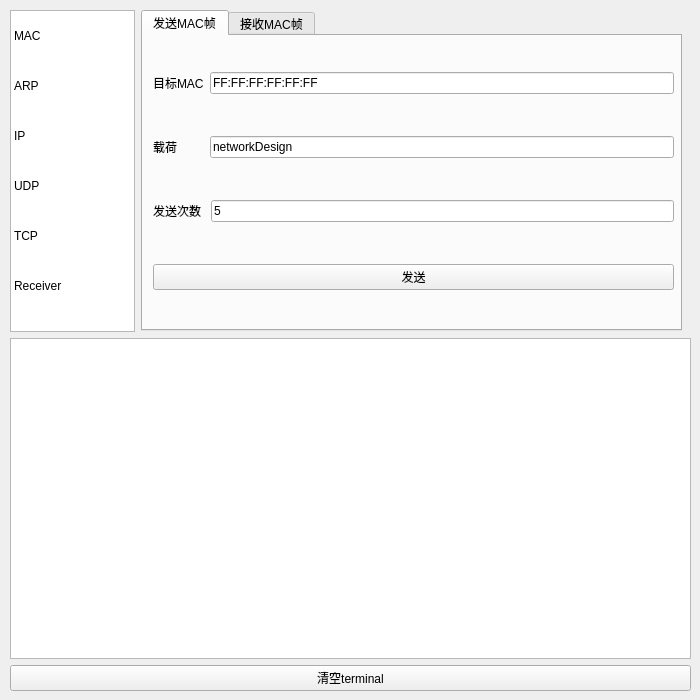
<?xml version="1.0" encoding="UTF-8"?>
<ui version="4.0">
 <class>Form</class>
 <widget class="QWidget" name="Form">
  <property name="geometry">
   <rect>
    <x>0</x>
    <y>0</y>
    <width>700</width>
    <height>700</height>
   </rect>
  </property>
  <property name="minimumSize">
   <size>
    <width>700</width>
    <height>700</height>
   </size>
  </property>
  <property name="maximumSize">
   <size>
    <width>700</width>
    <height>700</height>
   </size>
  </property>
  <property name="windowTitle">
   <string>Form</string>
  </property>
  <widget class="QWidget" name="verticalLayoutWidget">
   <property name="geometry">
    <rect>
     <x>10</x>
     <y>10</y>
     <width>681</width>
     <height>681</height>
    </rect>
   </property>
   <layout class="QVBoxLayout" name="verticalLayout">
    <item>
     <layout class="QHBoxLayout" name="horizontalLayout">
      <item>
       <widget class="QListWidget" name="panelList">
        <property name="layoutDirection">
         <enum>Qt::LeftToRight</enum>
        </property>
        <property name="styleSheet">
         <string notr="true">QListWidget::item
{
min-width: 106.75px;
min-height: 50px;
}</string>
        </property>
        <property name="lineWidth">
         <number>1</number>
        </property>
        <property name="autoScrollMargin">
         <number>16</number>
        </property>
        <item>
         <property name="text">
          <string>MAC</string>
         </property>
        </item>
        <item>
         <property name="text">
          <string>ARP</string>
         </property>
        </item>
        <item>
         <property name="text">
          <string>IP</string>
         </property>
        </item>
        <item>
         <property name="text">
          <string>UDP</string>
         </property>
        </item>
        <item>
         <property name="text">
          <string>TCP</string>
         </property>
        </item>
        <item>
         <property name="text">
          <string>Receiver</string>
         </property>
        </item>
       </widget>
      </item>
      <item>
       <widget class="QStackedWidget" name="stackedWidget">
        <property name="sizePolicy">
         <sizepolicy hsizetype="Fixed" vsizetype="Preferred">
          <horstretch>0</horstretch>
          <verstretch>0</verstretch>
         </sizepolicy>
        </property>
        <property name="minimumSize">
         <size>
          <width>550</width>
          <height>0</height>
         </size>
        </property>
        <property name="frameShape">
         <enum>QFrame::NoFrame</enum>
        </property>
        <property name="frameShadow">
         <enum>QFrame::Plain</enum>
        </property>
        <property name="currentIndex">
         <number>0</number>
        </property>
        <widget class="QWidget" name="MAC">
         <widget class="QTabWidget" name="tabWidget_2">
          <property name="geometry">
           <rect>
            <x>0</x>
            <y>0</y>
            <width>541</width>
            <height>321</height>
           </rect>
          </property>
          <property name="currentIndex">
           <number>0</number>
          </property>
          <widget class="QWidget" name="tab_3">
           <attribute name="title">
            <string>发送MAC帧</string>
           </attribute>
           <widget class="QWidget" name="verticalLayoutWidget_2">
            <property name="geometry">
             <rect>
              <x>10</x>
              <y>0</y>
              <width>521</width>
              <height>291</height>
             </rect>
            </property>
            <layout class="QVBoxLayout" name="verticalLayout_2">
             <item>
              <layout class="QHBoxLayout" name="horizontalLayout_2">
               <item>
                <widget class="QLabel" name="label">
                 <property name="text">
                  <string>目标MAC</string>
                 </property>
                </widget>
               </item>
               <item>
                <widget class="QLineEdit" name="targetMacLine">
                 <property name="text">
                  <string>FF:FF:FF:FF:FF:FF</string>
                 </property>
                </widget>
               </item>
              </layout>
             </item>
             <item>
              <layout class="QHBoxLayout" name="horizontalLayout_3">
               <item>
                <widget class="QLabel" name="label_2">
                 <property name="text">
                  <string>载荷        </string>
                 </property>
                </widget>
               </item>
               <item>
                <widget class="QLineEdit" name="payloadMacLine">
                 <property name="text">
                  <string>networkDesign</string>
                 </property>
                </widget>
               </item>
              </layout>
             </item>
             <item>
              <layout class="QHBoxLayout" name="horizontalLayout_4">
               <item>
                <widget class="QLabel" name="label_3">
                 <property name="text">
                  <string>发送次数 </string>
                 </property>
                </widget>
               </item>
               <item>
                <widget class="QLineEdit" name="timesMacLine">
                 <property name="text">
                  <string>5</string>
                 </property>
                </widget>
               </item>
              </layout>
             </item>
             <item>
              <layout class="QHBoxLayout" name="horizontalLayout_5">
               <item>
                <widget class="QPushButton" name="sendMacBtn">
                 <property name="text">
                  <string>发送</string>
                 </property>
                </widget>
               </item>
              </layout>
             </item>
            </layout>
           </widget>
          </widget>
          <widget class="QWidget" name="tab_4">
           <attribute name="title">
            <string>接收MAC帧</string>
           </attribute>
           <widget class="QWidget" name="verticalLayoutWidget_3">
            <property name="geometry">
             <rect>
              <x>10</x>
              <y>0</y>
              <width>521</width>
              <height>291</height>
             </rect>
            </property>
            <layout class="QVBoxLayout" name="verticalLayout_3">
             <item>
              <spacer name="verticalSpacer_4">
               <property name="orientation">
                <enum>Qt::Vertical</enum>
               </property>
               <property name="sizeHint" stdset="0">
                <size>
                 <width>20</width>
                 <height>40</height>
                </size>
               </property>
              </spacer>
             </item>
             <item>
              <layout class="QHBoxLayout" name="horizontalLayout_6">
               <item>
                <widget class="QLabel" name="label_4">
                 <property name="text">
                  <string>捕获次数</string>
                 </property>
                </widget>
               </item>
               <item>
                <widget class="QLineEdit" name="sniffTimesMacLine">
                 <property name="text">
                  <string>10</string>
                 </property>
                </widget>
               </item>
              </layout>
             </item>
             <item>
              <spacer name="verticalSpacer_3">
               <property name="orientation">
                <enum>Qt::Vertical</enum>
               </property>
               <property name="sizeType">
                <enum>QSizePolicy::Minimum</enum>
               </property>
               <property name="sizeHint" stdset="0">
                <size>
                 <width>20</width>
                 <height>20</height>
                </size>
               </property>
              </spacer>
             </item>
             <item>
              <widget class="QPushButton" name="sniffStartMacBtn">
               <property name="text">
                <string>开始</string>
               </property>
              </widget>
             </item>
             <item>
              <spacer name="verticalSpacer">
               <property name="orientation">
                <enum>Qt::Vertical</enum>
               </property>
               <property name="sizeType">
                <enum>QSizePolicy::Minimum</enum>
               </property>
               <property name="sizeHint" stdset="0">
                <size>
                 <width>20</width>
                 <height>20</height>
                </size>
               </property>
              </spacer>
             </item>
             <item>
              <widget class="QPushButton" name="sniffStopMacBtn">
               <property name="enabled">
                <bool>false</bool>
               </property>
               <property name="text">
                <string>停止</string>
               </property>
              </widget>
             </item>
             <item>
              <spacer name="verticalSpacer_2">
               <property name="orientation">
                <enum>Qt::Vertical</enum>
               </property>
               <property name="sizeHint" stdset="0">
                <size>
                 <width>20</width>
                 <height>40</height>
                </size>
               </property>
              </spacer>
             </item>
            </layout>
           </widget>
          </widget>
         </widget>
        </widget>
        <widget class="QWidget" name="ARP">
         <widget class="QTabWidget" name="tabWidget_3">
          <property name="geometry">
           <rect>
            <x>0</x>
            <y>0</y>
            <width>541</width>
            <height>321</height>
           </rect>
          </property>
          <property name="currentIndex">
           <number>0</number>
          </property>
          <widget class="QWidget" name="tab_9">
           <attribute name="title">
            <string>发送并接受ARP报文</string>
           </attribute>
           <widget class="QWidget" name="verticalLayoutWidget_8">
            <property name="geometry">
             <rect>
              <x>10</x>
              <y>0</y>
              <width>521</width>
              <height>291</height>
             </rect>
            </property>
            <layout class="QVBoxLayout" name="verticalLayout_8">
             <item>
              <layout class="QHBoxLayout" name="horizontalLayout_17">
               <item>
                <widget class="QLabel" name="label_17">
                 <property name="text">
                  <string>操作类型</string>
                 </property>
                </widget>
               </item>
               <item>
                <widget class="QComboBox" name="opArpCombo">
                 <item>
                  <property name="text">
                   <string>who-has</string>
                  </property>
                 </item>
                 <item>
                  <property name="text">
                   <string>is-at</string>
                  </property>
                 </item>
                </widget>
               </item>
              </layout>
             </item>
             <item>
              <layout class="QHBoxLayout" name="horizontalLayout_18">
               <item>
                <widget class="QLabel" name="label_18">
                 <property name="text">
                  <string>发送方MAC</string>
                 </property>
                </widget>
               </item>
               <item>
                <widget class="QLineEdit" name="hwSrcArpLine">
                 <property name="text">
                  <string/>
                 </property>
                 <property name="placeholderText">
                  <string>不填默认本机网卡</string>
                 </property>
                </widget>
               </item>
              </layout>
             </item>
             <item>
              <layout class="QHBoxLayout" name="horizontalLayout_22">
               <item>
                <widget class="QLabel" name="label_19">
                 <property name="text">
                  <string>发送方IP     </string>
                 </property>
                </widget>
               </item>
               <item>
                <widget class="QLineEdit" name="ipSrcArpLine">
                 <property name="text">
                  <string/>
                 </property>
                 <property name="placeholderText">
                  <string>不填默认本机网卡</string>
                 </property>
                </widget>
               </item>
              </layout>
             </item>
             <item>
              <layout class="QHBoxLayout" name="horizontalLayout_23">
               <item>
                <widget class="QLabel" name="label_20">
                 <property name="text">
                  <string>接收方MAC</string>
                 </property>
                </widget>
               </item>
               <item>
                <widget class="QLineEdit" name="hwDstArpLine">
                 <property name="text">
                  <string>ff:ff:ff:ff:ff:ff</string>
                 </property>
                </widget>
               </item>
              </layout>
             </item>
             <item>
              <layout class="QHBoxLayout" name="horizontalLayout_19">
               <item>
                <widget class="QLabel" name="label_15">
                 <property name="text">
                  <string>接收方IP     </string>
                 </property>
                </widget>
               </item>
               <item>
                <widget class="QLineEdit" name="ipDstArpLine">
                 <property name="text">
                  <string>10.5.133.242/21</string>
                 </property>
                </widget>
               </item>
              </layout>
             </item>
             <item>
              <layout class="QHBoxLayout" name="horizontalLayout_20">
               <item>
                <widget class="QPushButton" name="sendArpBtn">
                 <property name="text">
                  <string>发送</string>
                 </property>
                </widget>
               </item>
              </layout>
             </item>
            </layout>
           </widget>
          </widget>
         </widget>
        </widget>
        <widget class="QWidget" name="IP">
         <widget class="QTabWidget" name="tabWidget_4">
          <property name="geometry">
           <rect>
            <x>0</x>
            <y>0</y>
            <width>541</width>
            <height>321</height>
           </rect>
          </property>
          <property name="currentIndex">
           <number>0</number>
          </property>
          <widget class="QWidget" name="tab_11">
           <attribute name="title">
            <string>发送IP报</string>
           </attribute>
           <widget class="QWidget" name="verticalLayoutWidget_10">
            <property name="geometry">
             <rect>
              <x>10</x>
              <y>0</y>
              <width>521</width>
              <height>291</height>
             </rect>
            </property>
            <layout class="QVBoxLayout" name="verticalLayout_10">
             <item>
              <layout class="QHBoxLayout" name="horizontalLayout_25">
               <item>
                <widget class="QLabel" name="label_22">
                 <property name="text">
                  <string>发送方IP</string>
                 </property>
                </widget>
               </item>
               <item>
                <widget class="QLineEdit" name="ipSrcIpLine">
                 <property name="text">
                  <string/>
                 </property>
                 <property name="placeholderText">
                  <string>不填默认本机网卡</string>
                 </property>
                </widget>
               </item>
              </layout>
             </item>
             <item>
              <layout class="QHBoxLayout" name="horizontalLayout_26">
               <item>
                <widget class="QLabel" name="label_23">
                 <property name="text">
                  <string>接收方IP</string>
                 </property>
                </widget>
               </item>
               <item>
                <widget class="QLineEdit" name="ipDstIpLine">
                 <property name="text">
                  <string/>
                 </property>
                </widget>
               </item>
              </layout>
             </item>
             <item>
              <layout class="QHBoxLayout" name="horizontalLayout_27">
               <item>
                <widget class="QLabel" name="label_24">
                 <property name="text">
                  <string>载荷       </string>
                 </property>
                </widget>
               </item>
               <item>
                <widget class="QLineEdit" name="payloadIpLine">
                 <property name="text">
                  <string/>
                 </property>
                </widget>
               </item>
              </layout>
             </item>
             <item>
              <layout class="QHBoxLayout" name="horizontalLayout_29">
               <item>
                <widget class="QPushButton" name="sendIpBtn">
                 <property name="text">
                  <string>发送</string>
                 </property>
                </widget>
               </item>
              </layout>
             </item>
            </layout>
           </widget>
          </widget>
          <widget class="QWidget" name="tab_12">
           <attribute name="title">
            <string>接收IP报</string>
           </attribute>
           <widget class="QWidget" name="verticalLayoutWidget_11">
            <property name="geometry">
             <rect>
              <x>10</x>
              <y>0</y>
              <width>521</width>
              <height>291</height>
             </rect>
            </property>
            <layout class="QVBoxLayout" name="verticalLayout_11">
             <item>
              <spacer name="verticalSpacer_17">
               <property name="orientation">
                <enum>Qt::Vertical</enum>
               </property>
               <property name="sizeHint" stdset="0">
                <size>
                 <width>20</width>
                 <height>40</height>
                </size>
               </property>
              </spacer>
             </item>
             <item>
              <layout class="QHBoxLayout" name="horizontalLayout_28">
               <item>
                <widget class="QLabel" name="label_25">
                 <property name="text">
                  <string>目标IP   </string>
                 </property>
                </widget>
               </item>
               <item>
                <widget class="QLineEdit" name="sniffDstIpLine">
                 <property name="text">
                  <string>10.5.133.242</string>
                 </property>
                </widget>
               </item>
              </layout>
             </item>
             <item>
              <spacer name="verticalSpacer_21">
               <property name="orientation">
                <enum>Qt::Vertical</enum>
               </property>
               <property name="sizeType">
                <enum>QSizePolicy::Minimum</enum>
               </property>
               <property name="sizeHint" stdset="0">
                <size>
                 <width>20</width>
                 <height>20</height>
                </size>
               </property>
              </spacer>
             </item>
             <item>
              <layout class="QHBoxLayout" name="horizontalLayout_30">
               <item>
                <widget class="QLabel" name="label_26">
                 <property name="text">
                  <string>捕获次数</string>
                 </property>
                </widget>
               </item>
               <item>
                <widget class="QLineEdit" name="sniffTimesIpLine">
                 <property name="text">
                  <string>10</string>
                 </property>
                </widget>
               </item>
              </layout>
             </item>
             <item>
              <spacer name="verticalSpacer_18">
               <property name="orientation">
                <enum>Qt::Vertical</enum>
               </property>
               <property name="sizeType">
                <enum>QSizePolicy::Minimum</enum>
               </property>
               <property name="sizeHint" stdset="0">
                <size>
                 <width>20</width>
                 <height>20</height>
                </size>
               </property>
              </spacer>
             </item>
             <item>
              <widget class="QPushButton" name="sniffStartIpBtn">
               <property name="text">
                <string>开始</string>
               </property>
              </widget>
             </item>
             <item>
              <spacer name="verticalSpacer_19">
               <property name="orientation">
                <enum>Qt::Vertical</enum>
               </property>
               <property name="sizeType">
                <enum>QSizePolicy::Minimum</enum>
               </property>
               <property name="sizeHint" stdset="0">
                <size>
                 <width>20</width>
                 <height>20</height>
                </size>
               </property>
              </spacer>
             </item>
             <item>
              <widget class="QPushButton" name="sniffStopIpBtn">
               <property name="enabled">
                <bool>false</bool>
               </property>
               <property name="text">
                <string>停止</string>
               </property>
              </widget>
             </item>
             <item>
              <spacer name="verticalSpacer_20">
               <property name="orientation">
                <enum>Qt::Vertical</enum>
               </property>
               <property name="sizeHint" stdset="0">
                <size>
                 <width>20</width>
                 <height>40</height>
                </size>
               </property>
              </spacer>
             </item>
            </layout>
           </widget>
          </widget>
         </widget>
        </widget>
        <widget class="QWidget" name="UDP">
         <widget class="QTabWidget" name="tabWidget_5">
          <property name="geometry">
           <rect>
            <x>0</x>
            <y>0</y>
            <width>541</width>
            <height>321</height>
           </rect>
          </property>
          <property name="currentIndex">
           <number>0</number>
          </property>
          <widget class="QWidget" name="tab_13">
           <attribute name="title">
            <string>发送UDP报</string>
           </attribute>
           <widget class="QWidget" name="verticalLayoutWidget_12">
            <property name="geometry">
             <rect>
              <x>10</x>
              <y>0</y>
              <width>521</width>
              <height>291</height>
             </rect>
            </property>
            <layout class="QVBoxLayout" name="verticalLayout_12">
             <item>
              <layout class="QHBoxLayout" name="horizontalLayout_31">
               <item>
                <widget class="QLabel" name="label_27">
                 <property name="text">
                  <string>发送方IP</string>
                 </property>
                </widget>
               </item>
               <item>
                <widget class="QLineEdit" name="ipSrcUdpLine">
                 <property name="text">
                  <string/>
                 </property>
                 <property name="placeholderText">
                  <string>不填默认本机网卡</string>
                 </property>
                </widget>
               </item>
               <item>
                <widget class="QLabel" name="label_5">
                 <property name="text">
                  <string>端口</string>
                 </property>
                </widget>
               </item>
               <item>
                <widget class="QLineEdit" name="portSrcUdpLine">
                 <property name="minimumSize">
                  <size>
                   <width>100</width>
                   <height>0</height>
                  </size>
                 </property>
                 <property name="maximumSize">
                  <size>
                   <width>100</width>
                   <height>16777215</height>
                  </size>
                 </property>
                 <property name="text">
                  <string>8080</string>
                 </property>
                </widget>
               </item>
              </layout>
             </item>
             <item>
              <layout class="QHBoxLayout" name="horizontalLayout_32">
               <item>
                <widget class="QLabel" name="label_28">
                 <property name="text">
                  <string>接收方IP</string>
                 </property>
                </widget>
               </item>
               <item>
                <widget class="QLineEdit" name="ipDstUdpLine">
                 <property name="text">
                  <string>10.5.133.127</string>
                 </property>
                </widget>
               </item>
               <item>
                <widget class="QLabel" name="label_6">
                 <property name="text">
                  <string>端口</string>
                 </property>
                </widget>
               </item>
               <item>
                <widget class="QLineEdit" name="portDstUdpLine">
                 <property name="minimumSize">
                  <size>
                   <width>100</width>
                   <height>0</height>
                  </size>
                 </property>
                 <property name="maximumSize">
                  <size>
                   <width>100</width>
                   <height>16777215</height>
                  </size>
                 </property>
                 <property name="text">
                  <string>8000</string>
                 </property>
                </widget>
               </item>
              </layout>
             </item>
             <item>
              <layout class="QHBoxLayout" name="horizontalLayout_34">
               <item>
                <widget class="QPushButton" name="sendUdpBtn">
                 <property name="text">
                  <string>发送</string>
                 </property>
                </widget>
               </item>
              </layout>
             </item>
            </layout>
           </widget>
          </widget>
          <widget class="QWidget" name="tab_14">
           <attribute name="title">
            <string>接收UDP报</string>
           </attribute>
           <widget class="QWidget" name="verticalLayoutWidget_13">
            <property name="geometry">
             <rect>
              <x>10</x>
              <y>0</y>
              <width>521</width>
              <height>291</height>
             </rect>
            </property>
            <layout class="QVBoxLayout" name="verticalLayout_13">
             <item>
              <layout class="QHBoxLayout" name="horizontalLayout_35">
               <item>
                <widget class="QLabel" name="label_30">
                 <property name="text">
                  <string>目标IP   </string>
                 </property>
                </widget>
               </item>
               <item>
                <widget class="QLineEdit" name="sniffIpDstUdpLine">
                 <property name="text">
                  <string>10.5.133.242</string>
                 </property>
                </widget>
               </item>
              </layout>
             </item>
             <item>
              <layout class="QHBoxLayout" name="horizontalLayout_37">
               <item>
                <widget class="QLabel" name="label_32">
                 <property name="text">
                  <string>目标端口</string>
                 </property>
                </widget>
               </item>
               <item>
                <widget class="QLineEdit" name="sniffPortDstUdpLine">
                 <property name="text">
                  <string>8000</string>
                 </property>
                </widget>
               </item>
              </layout>
             </item>
             <item>
              <layout class="QHBoxLayout" name="horizontalLayout_36">
               <item>
                <widget class="QLabel" name="label_31">
                 <property name="text">
                  <string>捕获次数</string>
                 </property>
                </widget>
               </item>
               <item>
                <widget class="QLineEdit" name="sniffTimesUdpLine">
                 <property name="text">
                  <string>10</string>
                 </property>
                </widget>
               </item>
              </layout>
             </item>
             <item>
              <widget class="QPushButton" name="sniffStartUdpBtn">
               <property name="text">
                <string>开始</string>
               </property>
              </widget>
             </item>
             <item>
              <widget class="QPushButton" name="sniffStopUdpBtn">
               <property name="enabled">
                <bool>false</bool>
               </property>
               <property name="text">
                <string>停止</string>
               </property>
              </widget>
             </item>
            </layout>
           </widget>
          </widget>
         </widget>
        </widget>
        <widget class="QWidget" name="TCP">
         <widget class="QTabWidget" name="tabWidget_6">
          <property name="geometry">
           <rect>
            <x>0</x>
            <y>0</y>
            <width>541</width>
            <height>321</height>
           </rect>
          </property>
          <property name="currentIndex">
           <number>0</number>
          </property>
          <widget class="QWidget" name="tab_15">
           <attribute name="title">
            <string>发送TCP报</string>
           </attribute>
           <widget class="QWidget" name="verticalLayoutWidget_14">
            <property name="geometry">
             <rect>
              <x>10</x>
              <y>0</y>
              <width>521</width>
              <height>291</height>
             </rect>
            </property>
            <layout class="QVBoxLayout" name="verticalLayout_14">
             <item>
              <layout class="QHBoxLayout" name="horizontalLayout_38">
               <item>
                <widget class="QLabel" name="label_33">
                 <property name="text">
                  <string>发送方IP</string>
                 </property>
                </widget>
               </item>
               <item>
                <widget class="QLineEdit" name="ipSrcTcpLine">
                 <property name="text">
                  <string/>
                 </property>
                 <property name="placeholderText">
                  <string>不填默认本机网卡</string>
                 </property>
                </widget>
               </item>
               <item>
                <widget class="QLabel" name="label_7">
                 <property name="text">
                  <string>端口</string>
                 </property>
                </widget>
               </item>
               <item>
                <widget class="QLineEdit" name="portSrcTcpLine">
                 <property name="minimumSize">
                  <size>
                   <width>100</width>
                   <height>0</height>
                  </size>
                 </property>
                 <property name="maximumSize">
                  <size>
                   <width>100</width>
                   <height>16777215</height>
                  </size>
                 </property>
                 <property name="text">
                  <string>8080</string>
                 </property>
                </widget>
               </item>
              </layout>
             </item>
             <item>
              <layout class="QHBoxLayout" name="horizontalLayout_39">
               <item>
                <widget class="QLabel" name="label_34">
                 <property name="text">
                  <string>接收方IP</string>
                 </property>
                </widget>
               </item>
               <item>
                <widget class="QLineEdit" name="ipDstTcpLine">
                 <property name="text">
                  <string>10.5.133.127</string>
                 </property>
                </widget>
               </item>
               <item>
                <widget class="QLabel" name="label_8">
                 <property name="text">
                  <string>端口</string>
                 </property>
                </widget>
               </item>
               <item>
                <widget class="QLineEdit" name="portDstTcpLine">
                 <property name="minimumSize">
                  <size>
                   <width>100</width>
                   <height>0</height>
                  </size>
                 </property>
                 <property name="maximumSize">
                  <size>
                   <width>100</width>
                   <height>16777215</height>
                  </size>
                 </property>
                 <property name="text">
                  <string>8000</string>
                 </property>
                </widget>
               </item>
              </layout>
             </item>
             <item>
              <layout class="QHBoxLayout" name="horizontalLayout_41">
               <item>
                <widget class="QPushButton" name="sendTcpBtn">
                 <property name="text">
                  <string>发送</string>
                 </property>
                </widget>
               </item>
              </layout>
             </item>
            </layout>
           </widget>
          </widget>
          <widget class="QWidget" name="tab_16">
           <attribute name="title">
            <string>接收TCP报</string>
           </attribute>
           <widget class="QWidget" name="verticalLayoutWidget_15">
            <property name="geometry">
             <rect>
              <x>10</x>
              <y>0</y>
              <width>521</width>
              <height>291</height>
             </rect>
            </property>
            <layout class="QVBoxLayout" name="verticalLayout_15">
             <item>
              <layout class="QHBoxLayout" name="horizontalLayout_42">
               <item>
                <widget class="QLabel" name="label_36">
                 <property name="text">
                  <string>目标IP   </string>
                 </property>
                </widget>
               </item>
               <item>
                <widget class="QLineEdit" name="sniffIpDstTcpLine">
                 <property name="text">
                  <string>10.5.133.242</string>
                 </property>
                </widget>
               </item>
              </layout>
             </item>
             <item>
              <layout class="QHBoxLayout" name="horizontalLayout_43">
               <item>
                <widget class="QLabel" name="label_37">
                 <property name="text">
                  <string>目标端口</string>
                 </property>
                </widget>
               </item>
               <item>
                <widget class="QLineEdit" name="sniffPortDstTcpLine">
                 <property name="text">
                  <string>8000</string>
                 </property>
                </widget>
               </item>
              </layout>
             </item>
             <item>
              <layout class="QHBoxLayout" name="horizontalLayout_44">
               <item>
                <widget class="QLabel" name="label_38">
                 <property name="text">
                  <string>捕获次数</string>
                 </property>
                </widget>
               </item>
               <item>
                <widget class="QLineEdit" name="sniffTimesTcpLine">
                 <property name="text">
                  <string>10</string>
                 </property>
                </widget>
               </item>
              </layout>
             </item>
             <item>
              <widget class="QPushButton" name="sniffStartTcpBtn">
               <property name="text">
                <string>开始</string>
               </property>
              </widget>
             </item>
             <item>
              <widget class="QPushButton" name="sniffStopTcpBtn">
               <property name="enabled">
                <bool>false</bool>
               </property>
               <property name="text">
                <string>停止</string>
               </property>
              </widget>
             </item>
            </layout>
           </widget>
          </widget>
         </widget>
        </widget>
        <widget class="QWidget" name="Receiver">
         <widget class="QListWidget" name="packetList">
          <property name="geometry">
           <rect>
            <x>0</x>
            <y>0</y>
            <width>541</width>
            <height>131</height>
           </rect>
          </property>
         </widget>
         <widget class="QTextEdit" name="packetByteBrowser">
          <property name="geometry">
           <rect>
            <x>0</x>
            <y>140</y>
            <width>541</width>
            <height>141</height>
           </rect>
          </property>
          <property name="cursor" stdset="0">
           <cursorShape>ArrowCursor</cursorShape>
          </property>
          <property name="focusPolicy">
           <enum>Qt::NoFocus</enum>
          </property>
         </widget>
         <widget class="QWidget" name="horizontalLayoutWidget">
          <property name="geometry">
           <rect>
            <x>0</x>
            <y>290</y>
            <width>541</width>
            <height>31</height>
           </rect>
          </property>
          <layout class="QHBoxLayout" name="horizontalLayout_7">
           <item>
            <widget class="QPushButton" name="startReceiveBtn">
             <property name="text">
              <string>开始</string>
             </property>
            </widget>
           </item>
           <item>
            <spacer name="horizontalSpacer">
             <property name="orientation">
              <enum>Qt::Horizontal</enum>
             </property>
             <property name="sizeType">
              <enum>QSizePolicy::Preferred</enum>
             </property>
             <property name="sizeHint" stdset="0">
              <size>
               <width>20</width>
               <height>20</height>
              </size>
             </property>
            </spacer>
           </item>
           <item>
            <widget class="QPushButton" name="stopReceiveBtn">
             <property name="enabled">
              <bool>false</bool>
             </property>
             <property name="text">
              <string>停止</string>
             </property>
            </widget>
           </item>
          </layout>
         </widget>
        </widget>
       </widget>
      </item>
     </layout>
    </item>
    <item>
     <widget class="QTextEdit" name="Terminal">
      <property name="cursor" stdset="0">
       <cursorShape>ArrowCursor</cursorShape>
      </property>
      <property name="focusPolicy">
       <enum>Qt::NoFocus</enum>
      </property>
     </widget>
    </item>
    <item>
     <widget class="QPushButton" name="clearTerminalBtn">
      <property name="text">
       <string>清空terminal</string>
      </property>
     </widget>
    </item>
   </layout>
  </widget>
 </widget>
 <resources/>
 <connections/>
</ui>
